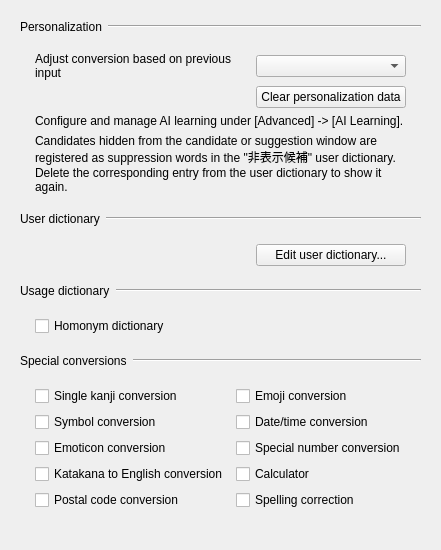
       <widget class="QWidget" name="dictionaryTab">
        <attribute name="title">
         <string>Dictionary</string>
        </attribute>
        <layout class="QVBoxLayout" name="dictionaryTabLayout">
         <property name="spacing">
          <number>0</number>
         </property>
         <item>
          <widget class="QFrame" name="personalizationHeader">
           <property name="frameShape">
            <enum>QFrame::Shape::NoFrame</enum>
           </property>
           <layout class="QHBoxLayout" name="horizontalLayout_8">
            <property name="leftMargin">
             <number>9</number>
            </property>
            <property name="topMargin">
             <number>9</number>
            </property>
            <property name="rightMargin">
             <number>9</number>
            </property>
            <property name="bottomMargin">
             <number>9</number>
            </property>
            <property name="spacing">
             <number>6</number>
            </property>
            <item>
             <widget class="QLabel" name="label">
              <property name="text">
               <string>Personalization</string>
              </property>
             </widget>
            </item>
            <item>
             <widget class="Line" name="line">
              <property name="sizePolicy">
               <sizepolicy hsizetype="MinimumExpanding" vsizetype="Fixed">
                <horstretch>0</horstretch>
                <verstretch>0</verstretch>
               </sizepolicy>
              </property>
              <property name="orientation">
               <enum>Qt::Orientation::Horizontal</enum>
              </property>
             </widget>
            </item>
           </layout>
          </widget>
         </item>
         <item>
          <widget class="QFrame" name="personalizationGroup">
           <property name="frameShape">
            <enum>QFrame::Shape::NoFrame</enum>
           </property>
           <layout class="QGridLayout" name="gridLayout_5">
            <property name="verticalSpacing">
             <number>6</number>
            </property>
            <property name="horizontalSpacing">
             <number>8</number>
            </property>
            <property name="leftMargin">
             <number>24</number>
            </property>
            <property name="topMargin">
             <number>9</number>
            </property>
            <property name="rightMargin">
             <number>24</number>
            </property>
            <property name="bottomMargin">
             <number>9</number>
            </property>
            <item row="1" column="1">
             <widget class="QPushButton" name="clearUserHistoryButton">
              <property name="text">
               <string>Clear personalization data</string>
              </property>
             </widget>
            </item>
            <item row="2" column="0" colspan="2">
             <widget class="QLabel" name="zenzLearningIndependenceNoticeLabel">
              <property name="text">
               <string>Configure and manage AI learning under [Advanced] -&gt; [AI Learning].</string>
              </property>
              <property name="wordWrap">
               <bool>true</bool>
              </property>
             </widget>
            </item>
            <item row="3" column="0" colspan="2">
             <widget class="QLabel" name="hiddenCandidateNoticeLabel">
              <property name="text">
               <string>Candidates hidden from the candidate or suggestion window are registered as suppression words in the &quot;非表示候補&quot; user dictionary. Delete the corresponding entry from the user dictionary to show it again.</string>
              </property>
              <property name="wordWrap">
               <bool>true</bool>
              </property>
             </widget>
            </item>
            <item row="0" column="0">
             <widget class="QLabel" name="label_7">
              <property name="text">
               <string>Adjust conversion based on previous input</string>
              </property>
              <property name="wordWrap">
               <bool>true</bool>
              </property>
             </widget>
            </item>
            <item row="0" column="1">
             <widget class="QComboBox" name="historyLearningLevelComboBox">
              <property name="minimumSize">
               <size>
                <width>150</width>
                <height>0</height>
               </size>
              </property>
             </widget>
            </item>
            <item row="1" column="0">
             <spacer name="horizontalSpacer_2">
              <property name="orientation">
               <enum>Qt::Orientation::Horizontal</enum>
              </property>
              <property name="sizeHint" stdset="0">
               <size>
                <width>40</width>
                <height>20</height>
               </size>
              </property>
             </spacer>
            </item>
           </layout>
          </widget>
         </item>
         <item>
          <widget class="QFrame" name="userDictionaryHeader">
           <property name="frameShape">
            <enum>QFrame::Shape::NoFrame</enum>
           </property>
           <layout class="QHBoxLayout" name="horizontalLayout_14">
            <property name="leftMargin">
             <number>9</number>
            </property>
            <property name="topMargin">
             <number>9</number>
            </property>
            <property name="rightMargin">
             <number>9</number>
            </property>
            <property name="bottomMargin">
             <number>9</number>
            </property>
            <property name="spacing">
             <number>6</number>
            </property>
            <item>
             <widget class="QLabel" name="label_6">
              <property name="text">
               <string>User dictionary</string>
              </property>
             </widget>
            </item>
            <item>
             <widget class="Line" name="line_6">
              <property name="sizePolicy">
               <sizepolicy hsizetype="MinimumExpanding" vsizetype="Fixed">
                <horstretch>0</horstretch>
                <verstretch>0</verstretch>
               </sizepolicy>
              </property>
              <property name="orientation">
               <enum>Qt::Orientation::Horizontal</enum>
              </property>
             </widget>
            </item>
           </layout>
          </widget>
         </item>
         <item>
          <widget class="QFrame" name="userDictionaryGroup">
           <property name="frameShape">
            <enum>QFrame::Shape::NoFrame</enum>
           </property>
           <layout class="QGridLayout" name="gridLayout_6">
            <property name="verticalSpacing">
             <number>6</number>
            </property>
            <property name="horizontalSpacing">
             <number>8</number>
            </property>
            <property name="leftMargin">
             <number>24</number>
            </property>
            <property name="topMargin">
             <number>9</number>
            </property>
            <property name="rightMargin">
             <number>24</number>
            </property>
            <property name="bottomMargin">
             <number>9</number>
            </property>
            <item row="0" column="1">
             <spacer name="horizontalSpacer">
              <property name="orientation">
               <enum>Qt::Orientation::Horizontal</enum>
              </property>
              <property name="sizeHint" stdset="0">
               <size>
                <width>40</width>
                <height>20</height>
               </size>
              </property>
             </spacer>
            </item>
            <item row="0" column="2">
             <widget class="QPushButton" name="editUserDictionaryButton">
              <property name="sizePolicy">
               <sizepolicy hsizetype="Maximum" vsizetype="Fixed">
                <horstretch>0</horstretch>
                <verstretch>0</verstretch>
               </sizepolicy>
              </property>
              <property name="minimumSize">
               <size>
                <width>150</width>
                <height>0</height>
               </size>
              </property>
              <property name="text">
               <string>Edit user dictionary...</string>
              </property>
             </widget>
            </item>
           </layout>
          </widget>
         </item>
         <item>
          <widget class="QFrame" name="usageDictionaryHeader">
           <property name="frameShape">
            <enum>QFrame::Shape::NoFrame</enum>
           </property>
           <layout class="QHBoxLayout" name="horizontalLayout_24">
            <property name="leftMargin">
             <number>9</number>
            </property>
            <property name="topMargin">
             <number>9</number>
            </property>
            <property name="rightMargin">
             <number>9</number>
            </property>
            <property name="bottomMargin">
             <number>9</number>
            </property>
            <property name="spacing">
             <number>6</number>
            </property>
            <item>
             <widget class="QLabel" name="label_9">
              <property name="text">
               <string>Usage dictionary</string>
              </property>
             </widget>
            </item>
            <item>
             <widget class="Line" name="line_9">
              <property name="sizePolicy">
               <sizepolicy hsizetype="MinimumExpanding" vsizetype="Fixed">
                <horstretch>0</horstretch>
                <verstretch>0</verstretch>
               </sizepolicy>
              </property>
              <property name="orientation">
               <enum>Qt::Orientation::Horizontal</enum>
              </property>
             </widget>
            </item>
           </layout>
          </widget>
         </item>
         <item>
          <widget class="QFrame" name="usageDictionaryGroup">
           <property name="frameShape">
            <enum>QFrame::Shape::NoFrame</enum>
           </property>
           <layout class="QGridLayout" name="gridLayout_12">
            <property name="verticalSpacing">
             <number>6</number>
            </property>
            <property name="horizontalSpacing">
             <number>8</number>
            </property>
            <property name="leftMargin">
             <number>24</number>
            </property>
            <property name="topMargin">
             <number>9</number>
            </property>
            <property name="rightMargin">
             <number>24</number>
            </property>
            <property name="bottomMargin">
             <number>9</number>
            </property>
            <item row="0" column="0">
             <widget class="QCheckBox" name="localUsageDictionaryCheckBox">
              <property name="text">
               <string>Homonym dictionary</string>
              </property>
             </widget>
            </item>
            <item row="0" column="1">
             <spacer name="horizontalSpacer_5">
              <property name="orientation">
               <enum>Qt::Orientation::Horizontal</enum>
              </property>
              <property name="sizeHint" stdset="0">
               <size>
                <width>20</width>
                <height>20</height>
               </size>
              </property>
             </spacer>
            </item>
           </layout>
          </widget>
         </item>
         <item>
          <widget class="QFrame" name="specialConversionsHeader">
           <property name="frameShape">
            <enum>QFrame::Shape::NoFrame</enum>
           </property>
           <layout class="QHBoxLayout" name="horizontalLayout_22">
            <property name="leftMargin">
             <number>9</number>
            </property>
            <property name="topMargin">
             <number>9</number>
            </property>
            <property name="rightMargin">
             <number>9</number>
            </property>
            <property name="bottomMargin">
             <number>9</number>
            </property>
            <property name="spacing">
             <number>6</number>
            </property>
            <item>
             <widget class="QLabel" name="specialConversionLabel">
              <property name="text">
               <string>Special conversions</string>
              </property>
             </widget>
            </item>
            <item>
             <widget class="Line" name="specialConversionLine">
              <property name="sizePolicy">
               <sizepolicy hsizetype="MinimumExpanding" vsizetype="Fixed">
                <horstretch>0</horstretch>
                <verstretch>0</verstretch>
               </sizepolicy>
              </property>
              <property name="orientation">
               <enum>Qt::Orientation::Horizontal</enum>
              </property>
             </widget>
            </item>
           </layout>
          </widget>
         </item>
         <item>
          <widget class="QFrame" name="specialConversionsGroup">
           <property name="frameShape">
            <enum>QFrame::Shape::NoFrame</enum>
           </property>
           <layout class="QGridLayout" name="gridLayout_3">
            <property name="verticalSpacing">
             <number>6</number>
            </property>
            <property name="horizontalSpacing">
             <number>8</number>
            </property>
            <property name="leftMargin">
             <number>24</number>
            </property>
            <property name="topMargin">
             <number>9</number>
            </property>
            <property name="rightMargin">
             <number>24</number>
            </property>
            <property name="bottomMargin">
             <number>9</number>
            </property>
            <item row="0" column="0">
             <widget class="QCheckBox" name="singleKanjiConversionCheckBox">
              <property name="text">
               <string>Single kanji conversion</string>
              </property>
             </widget>
            </item>
            <item row="1" column="0">
             <widget class="QCheckBox" name="symbolConversionCheckBox">
              <property name="text">
               <string>Symbol conversion</string>
              </property>
             </widget>
            </item>
            <item row="2" column="0">
             <widget class="QCheckBox" name="emoticonConversionCheckBox">
              <property name="text">
               <string>Emoticon conversion</string>
              </property>
             </widget>
            </item>
            <item row="3" column="0">
             <widget class="QCheckBox" name="t13nConversionCheckBox">
              <property name="text">
               <string>Katakana to English conversion</string>
              </property>
             </widget>
            </item>
            <item row="4" column="0">
             <widget class="QCheckBox" name="zipcodeConversionCheckBox">
              <property name="text">
               <string>Postal code conversion</string>
              </property>
             </widget>
            </item>
            <item row="4" column="1">
             <widget class="QCheckBox" name="spellingCorrectionCheckBox">
              <property name="text">
               <string>Spelling correction</string>
              </property>
             </widget>
            </item>
            <item row="3" column="1">
             <widget class="QCheckBox" name="calculatorCheckBox">
              <property name="text">
               <string>Calculator</string>
              </property>
             </widget>
            </item>
            <item row="2" column="1">
             <widget class="QCheckBox" name="numberConversionCheckBox">
              <property name="text">
               <string>Special number conversion</string>
              </property>
             </widget>
            </item>
            <item row="1" column="1">
             <widget class="QCheckBox" name="dateConversionCheckBox">
              <property name="text">
               <string>Date/time conversion</string>
              </property>
             </widget>
            </item>
            <item row="0" column="1">
             <widget class="QCheckBox" name="emojiConversionCheckBox">
              <property name="text">
               <string>Emoji conversion</string>
              </property>
             </widget>
            </item>
           </layout>
          </widget>
         </item>
         <item>
          <spacer name="dictionaryTabBottomSpacer">
           <property name="orientation">
            <enum>Qt::Orientation::Vertical</enum>
           </property>
           <property name="sizeHint" stdset="0">
            <size>
             <width>20</width>
             <height>20</height>
            </size>
           </property>
          </spacer>
         </item>
        </layout>
       </widget>
